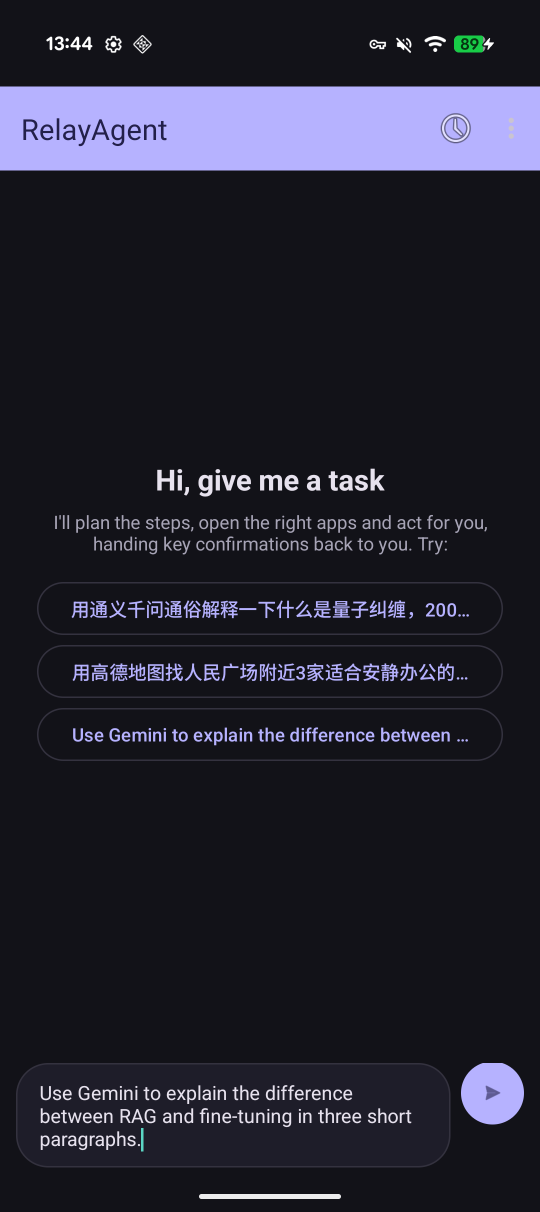
#> input picture assets/android/home.png, 1080 x 2424 px (shown at 1/2 size)
$ python -i relay_reply.py   (imports and definitions only)
#> lines starting #> are read from the running program, lines starting #| are printed output that depends on the picture
"""Reply scraping + screen-stability hashing for RelayAgent.

The accessibility-tree-first reply path: `_extract_reply_text_from_dump` scrapes
the assistant's reply text from the uiautomator XML, `_dump_visible_text_hash` /
`_hash_screenshot_region` are the two-stage `wait_for_reply` precheck signals,
and `_stitch_chunks` / `_normalize_for_dedup` merge sliding-window VLM chunks.
The reply-watch / accept-defaults system prompts live here because they belong to
the same reply-handling path. Split out of `relay_agent.py`.
"""

from __future__ import annotations

import hashlib
import os
import re

from loguru import logger

from agents.device import get_backend

_REPLY_WATCH_SYSTEM = (
    "You watch an in-app AI assistant render its reply on a phone screen. "
    "Read the assistant's reply to the user's most recent message off the "
    "screenshot. Ignore UI chrome (input bar, suggestion chips, status bar) "
    "and the user's own message bubbles. "
    "Reply with ONE ```json``` fenced object: "
    '{"text": "<the assistant\'s reply text verbatim, '
    'or null if you cannot read it>"} . '
    "Keep `text` short (<= 500 chars); summarize tail only if too long."
)
_NM_ADVANCE_SYSTEM = (
    "You are driving a phone on behalf of a user whose task is being handled by "
    "an in-app AI assistant. The assistant has replied and may show option cards "
    "(store choices, item specs, quantities). Your job is NOT to make real "
    "choices for the user — only to ACCEPT the assistant's recommended DEFAULTS "
    "and advance the interaction until the screen reaches the final human-confirmation "
    "step, then STOP. Rules, in priority order:\n"
    "1. If ANY visible button would perform an IRREVERSIBLE action — pay, place/"
    "submit the order, confirm payment, confirm a ride or booking (labels like "
    "立即支付, 支付宝付款, 微信支付, 提交订单, 确认支付, 立即下单, 去支付, 确认下单, "
    "立即叫车, 确认叫车, Pay, Place order) — the task MUST stop here for the human. "
    "Set cta_present=true and return NO advance point.\n"
    "2. Otherwise, if a button simply PROCEEDS by accepting the assistant's "
    "recommended/default option (labels like 选这个, 选好了, 确定, 确认, 下一步, "
    "继续, 保存, Confirm, Next), return its center as `advance`.\n"
    "3. Otherwise (the reply is just informational, nothing to advance, or you "
    "are unsure), set done=true and return no advance.\n"
    "When unsure whether a button is irreversible, treat it as irreversible "
    "(prefer stopping over tapping). Reply with ONE ```json``` fenced object: "
    '{"cta_present": <bool>, "cta_label": "<text or null>", '
    '"advance": [<x 0-999>, <y 0-999>] or null, "advance_label": "<text or null>", '
    '"done": <bool>}.'
)


# Common labels for in-app "stop generating" / "thinking" buttons. Used ONLY
# as a chrome-filter for the reply-text scrape (so e.g. "停止生成" doesn't
# leak into the extracted reply text). The done-detection signal is the
# text-hash diff in wait_for_reply Stage 2, not these markers.
_DEFAULT_STREAMING_MARKERS: tuple[str, ...] = (
    "停止生成", "停止回答", "停止", "生成中", "正在生成", "思考中",
    "Stop generating", "Stop", "Generating", "Thinking",
)


# [42 lines left out: function _dump_visible_text_hash, not called in this run]


# Screen crop ratios shared by the reply scrape and the screenshot-region
# hash: strip the status bar (top, default 8%) and the input/keyboard area
# (bottom, default 18%). Device-profile knobs — punch-hole rows, taller nav
# pills or unusual input bars move them via env.
_CROP_TOP_ENV = "RELAY_CROP_TOP"
_CROP_BOTTOM_ENV = "RELAY_CROP_BOTTOM"


# [15 lines left out: function _crop_cutoffs, not called in this run]


# Chrome labels we never want to include in the extracted reply text.
# Combined with the streaming-marker list at runtime.
_REPLY_CHROME_LABELS: frozenset[str] = frozenset({
    "复制", "重新生成", "重试", "分享", "收藏", "点赞", "踩", "更多", "发送",
    "Copy", "Regenerate", "Retry", "Share", "Send", "More",
    "发消息", "发消息或按住说话", "请输入", "输入",
    "AI 内容仅供参考", "AI 生成内容可能存在错误",
})


# [87 lines left out: function _extract_reply_text_from_dump, not called in this run]


def _hash_screenshot_region(image) -> str:
    """Perceptual-ish hash of the message area of a phone screenshot.
    Crops out the status bar (top ~8%) and the input/keyboard area (bottom
    ~18%) so a ticking clock or a blinking input caret doesn't constantly
    flip the hash. Downscales to 48×96 grayscale so a streaming cursor /
    small fading dots don't either, while a growing reply paragraph still
    changes enough pixels to register as different.

    This is the *fast* precheck signal in wait_for_reply: comparing this
    hash across ticks is essentially free, and lets us skip the expensive
    uiautomator dump (and the VLM call) while text is actively streaming."""
    w, h = image.size
    top, bot = _crop_cutoffs(h)
    crop = image.crop((0, top, w, bot))
    small = crop.convert("L").resize((48, 96))
    return hashlib.blake2b(small.tobytes(), digest_size=12).hexdigest()


# Strip whitespace + common punctuation noise so two VLM extractions of the
# same paragraph compare equal even when one renders "2022年, 董..." and the
# other "2022年，董...", or with/without inline numbering / bullet glyphs.
_DEDUP_STRIP_RE = re.compile(r"[\s.,;:!?，。、；：！？\-—–·•*•]+")


# [80 lines left out: functions _normalize_for_dedup, _stitch_chunks, not called in this run]

>>> import cv2
>>> picture = cv2.imread('../../assets/android/home.png', cv2.IMREAD_GRAYSCALE)
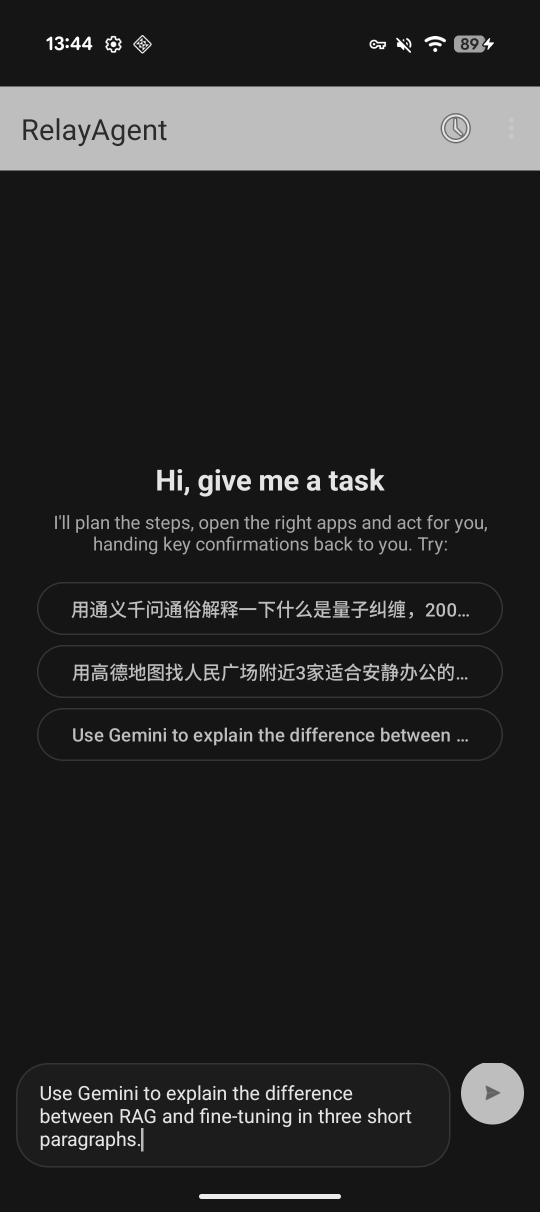
#> picture: shape (2424, 1080) (shown at 1/2 size); min 21, max 255, mean 38.6
#> (the run stopped early here; a loop or call above may not have finished)
